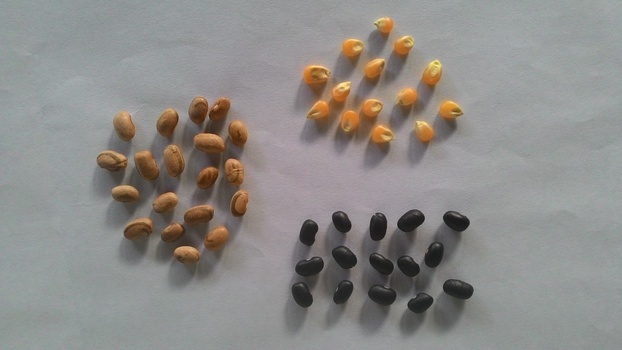
%> input picture Imagens/Benchmark3/t1.jpg, 622 x 350 px, shrunk from 3264 x 1836 before the run
$ octave --eval "testaBandaS;"   (GNU Octave 9; MATLAB toolbox functions it lacks are replaced by stand-ins)
%> lines starting %> are read from the running program, lines starting %| are printed output that depends on the picture
function testaBandaS

    t1 = imread('..\Imagens\t1.jpg');
%> t1 is the input picture: size 350x622x3 uint8; mean R, G, B 141.4, 139.2, 136.4
    t2 = imread('..\Imagens\t2.jpg');
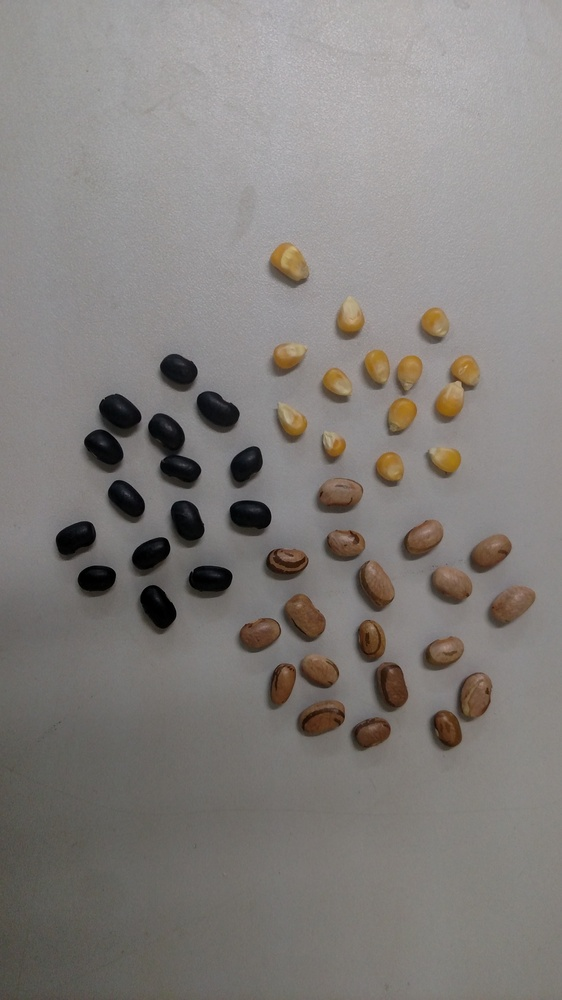
%> input picture Imagens/Benchmark1/t2.jpg, 562 x 1000 px, shrunk from 2952 x 5248 before the run
%> t2 is the input picture: size 1000x562x3 uint8; mean R, G, B 131, 127, 123.9
    t3 = imread('..\Imagens\t3.jpg');
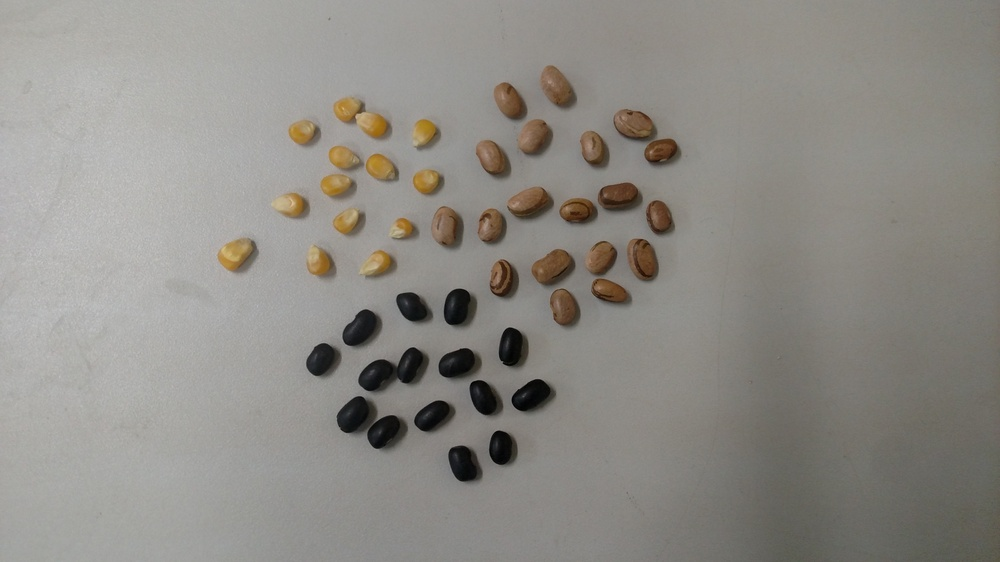
%> input picture Imagens/Benchmark1/t3.jpg, 1000 x 562 px, shrunk from 5248 x 2952 before the run
%> t3 is the input picture: size 562x1000x3 uint8; mean R, G, B 142.4, 139.7, 134

end
